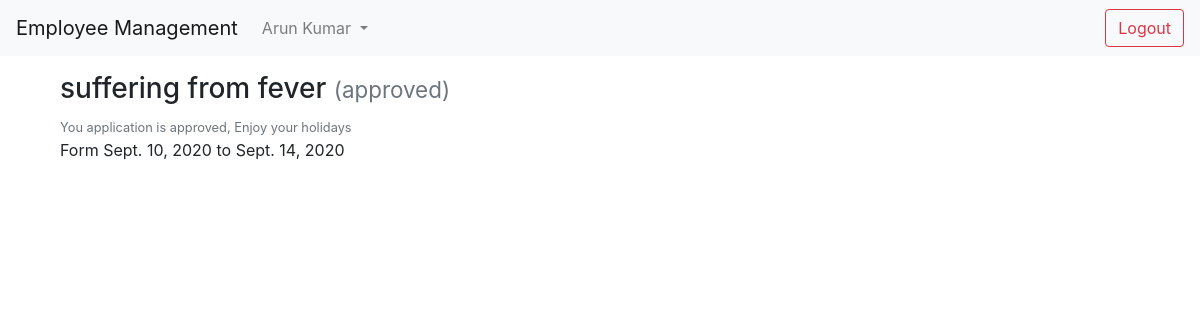
The page /employee_dashboard/ (signed in) on the database its author committed.
### accounts/models.py (models this page shows, shortened)
class User(AbstractUser):
	staff_status = models.CharField(max_length=20, default='employee')
	leave_pending = models.PositiveSmallIntegerField(default=10)

class ApplicationForLeave(models.Model):
	employee = models.ForeignKey(User, on_delete=models.CASCADE)
	start_date = models.DateField(blank=False)
	end_date = models.DateField(blank=False)
	description  = models.TextField(blank=False)
	date_posted = models.DateTimeField(auto_now=True)
	application_status = models.CharField(max_length=10, blank=False, default='pending')

### user_handling/views.py (the view)
# urls.py: path('employee_dashboard/', user_handling_view.employee_dashborad, name='employee_dashboard'),
def employee_dashborad(request):
	if request.user.staff_status == 'employee':
		all_applications = ApplicationForLeave.objects.filter(employee=request.user).all()
		context = {
			'all_applications': all_applications,
			'title': 'Dashboard',
		}
		return render(request, 'user_handling/emp_dashboard.html', context)
	else:
		return redirect('home')

### user_handling/templates/user_handling/emp_dashboard.html
{% extends "user_handling/base.html" %}
{% block content %}
	<div class="container">
		{% if all_applications %}
			{% for app in all_applications %}
				<div class="pb-3">
					{% if app.application_status == 'approved' %}
						<h3>{{app.description}} <small class="text-muted">({{app.application_status}})</small></h3>
						<small class="text-muted">You application is approved, Enjoy your holidays</small>
						<p>Form {{app.start_date}} to {{app.end_date}}</p>
					{% elif app.application_status == 'declined' %}
						<h3>{{app.description}} <small class="text-muted">({{app.application_status}})</small></h3>
						<small class="text-muted">You application is Decliend, Contact your manager in case of emergency</small>
						<p>Form {{app.start_date}} to {{app.end_date}}</p>
					{% else %}
						<h3>{{app.description}} <small class="text-muted">({{app.application_status}})</small></h3>
						<p>Form {{app.start_date}} to {{app.end_date}}</p>
					{% endif %}
				</div>
			{% endfor %}
		{% endif %}
	</div>
{% endblock content %}

### user_handling/templates/user_handling/base.html (shortened to what this page needs)
<!doctype html>
<html lang="en">
  <head>
    <link rel="stylesheet" href="https://stackpath.bootstrapcdn.com/bootstrap/4.5.2/css/bootstrap.min.css">
  </head>
  <body onload="setTimeout(remove, 3500)">
    <nav class="navbar navbar-expand-lg navbar-light bg-light">
      <a class="navbar-brand" href="{% url 'home' %}">Employee Management</a>
      <div class="collapse navbar-collapse" id="navbarSupportedContent">
        <ul class="navbar-nav mr-auto">
          {% if request.user.is_authenticated %}
            {% if request.user.staff_status == 'manager' %}
              <li class="nav-item dropdown">
                <a class="nav-link dropdown-toggle" href="#" id="navbarDropdown" role="button" data-toggle="dropdown" aria-haspopup="true" aria-expanded="false">
                  {{request.user.first_name}} {{request.user.last_name}}
                </a>
                <div class="dropdown-menu" aria-labelledby="navbarDropdown">
                  <a class="dropdown-item" href="{% url 'profile' %}">Profile</a>
                  <a class="dropdown-item" href="{% url 'manager_dashboard' %}">Dashboard</a>
                  <div class="dropdown-divider"></div>
                  <a class="dropdown-item" href="{% url 'logout' %}">Logout</a>
                </div>
              </li>
              {% elif request.user.staff_status == 'employee' %}
              <li class="nav-item dropdown">
                <a class="nav-link dropdown-toggle" href="#" id="navbarDropdown" role="button" data-toggle="dropdown" aria-haspopup="true" aria-expanded="false">
                  {{request.user.first_name}} {{request.user.last_name}}
                </a>
              </li>
            {% endif %}
          {% else %}
            <a class="nav-link" href="{% url 'register' %}">Register</a>
            <a class="nav-link" href="{% url 'login' %}">Login</a>
            {%endif%}
          </ul>
          {% if request.user.is_authenticated %}
            <form class="form-inline my-2 my-lg-0">
              <a class="btn btn-outline-danger" href="{% url 'logout' %}" role="button">Logout</a>
            </form>
          {% endif %}
        </div>
      </nav>
      <div class="container mt-3">
        {% block content %}
        {% endblock content %}
      </div>
    </body>
  </html>

### rows shown on the page
User: user.first_name "Arun", user.last_name "Kumar"
ApplicationForLeave: description "suffering from fever", application_status "approved", start_date "Sept. 10, 2020", end_date "Sept. 14, 2020"
